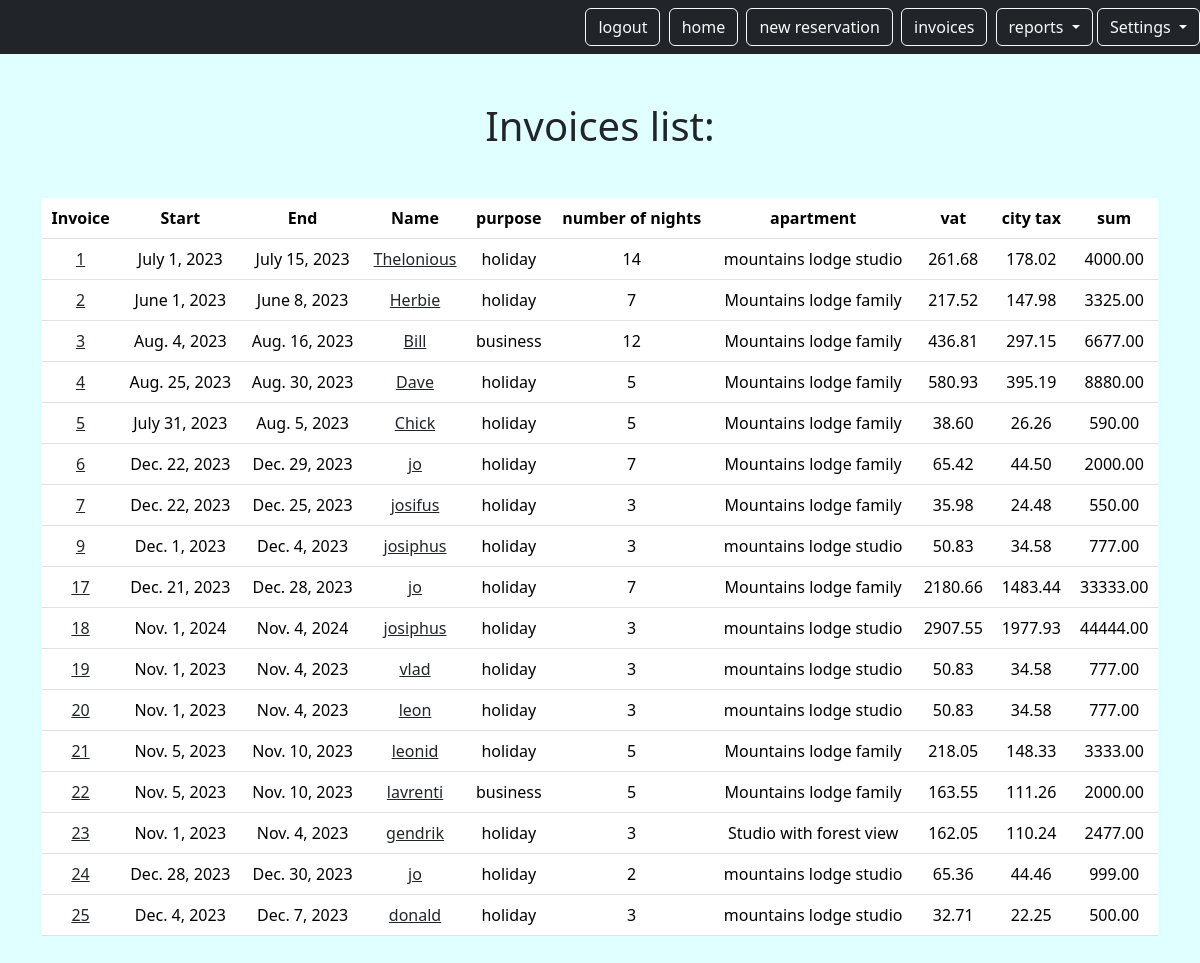
The app's page /mini/invoice (signed in), older data.
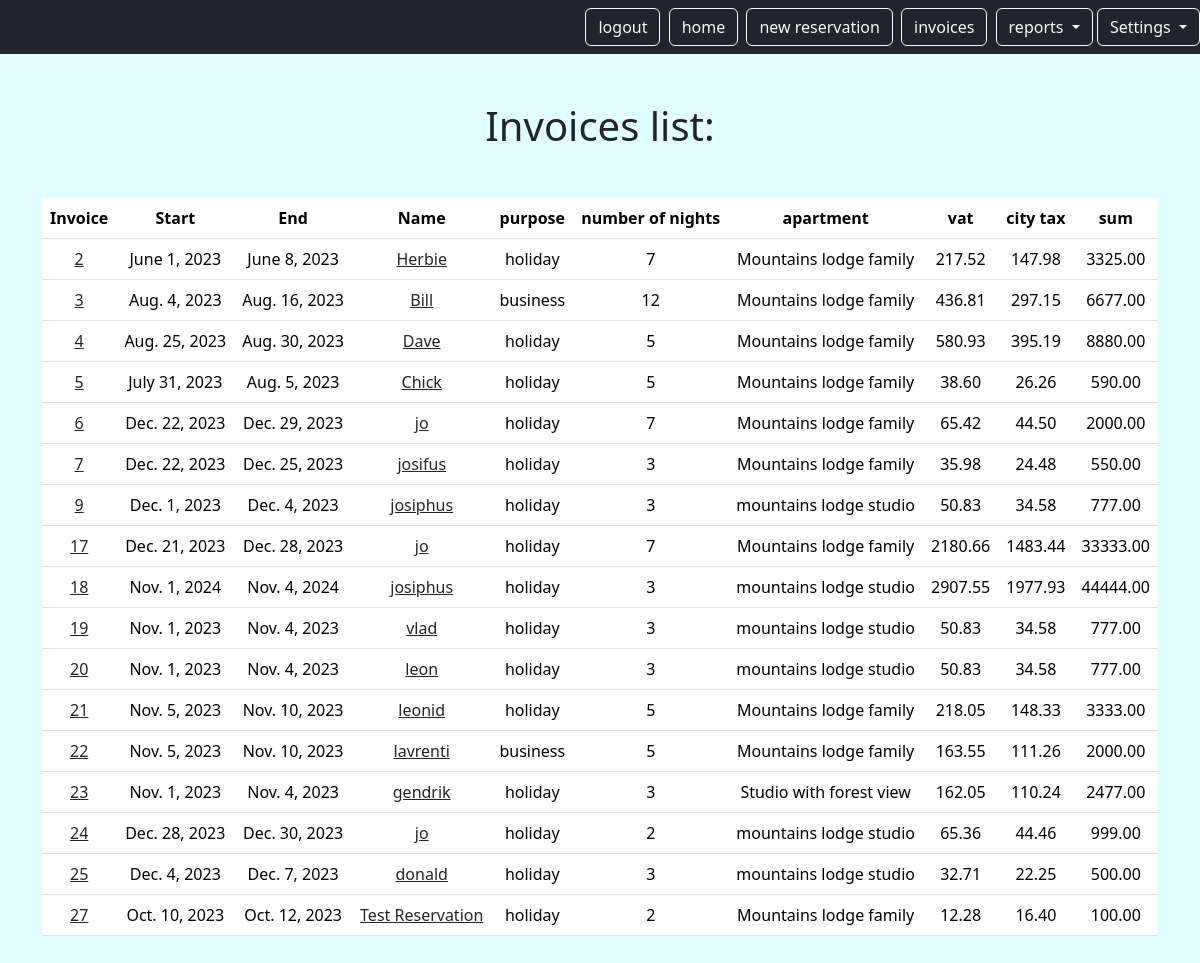
The same page, newer data.
### reservation/models.py (models this page shows, shortened)
class Invoice(models.Model):
    id = models.CharField(max_length=255, primary_key=True)
    name = models.CharField(max_length=255)
    invoice_netto = models.DecimalField(
        max_digits=10, decimal_places=2, blank=True, null=True
    )
    reservation = models.ForeignKey(
        Reservation, on_delete=models.CASCADE, related_name="invoices"
    )
    invoice_vat = models.DecimalField(
        max_digits=10, decimal_places=2, blank=True, null=True
    )
    invoice_citytax = models.DecimalField(
        max_digits=10, decimal_places=2, blank=True, null=True
    )
    invoice_number_of_nights = models.IntegerField(blank=True, null=True)

class Reservation(models.Model):
    PURPOSE_CHOICES = [
        ("holiday", "holiday"),
        ("business", "business"),
        ("no-show", "no-show"),
    ]
    id = models.AutoField(primary_key=True)
    start_date = models.DateField(null=True)
    end_date = models.DateField(null=True)
    name = models.CharField(max_length=255)
    lname = models.CharField(max_length=255, blank=True)
    company = models.CharField(max_length=255, blank=True, null=True)
    address = models.CharField(max_length=255, blank=True, null=True)
    email = models.EmailField(blank=True, null=True)
    number_of_guests = models.IntegerField(blank=True)
    nationality = models.CharField(max_length=255, blank=True, null=True)
    t_sum = models.DecimalField(max_digits=10, decimal_places=2)
    commission = models.DecimalField(max_digits=10, decimal_places=2)
    rech_num = models.CharField(max_length=255, blank=True)
    link = models.URLField(blank=True, null=True)
    purpose = models.CharField(max_length=255, choices=PURPOSE_CHOICES, blank=True)
    comment = models.TextField(blank=True, null=True)
    user = models.ForeignKey(
        CustomUser, on_delete=models.CASCADE, related_name="reservation"
    )
    platform = models.ForeignKey(
        Platform, on_delete=models.CASCADE, related_name="reservation"
    )
    apartment = models.ForeignKey(
        Apartment, on_delete=models.CASCADE, related_name="reservation"
    )

class Apartment(models.Model):
    user = models.ForeignKey(
        CustomUser,
        on_delete=models.CASCADE,
        related_name="apartment",
        null=True,
        blank=True,
    )
    id = models.AutoField(primary_key=True)
    name = models.CharField(max_length=255)
    address = models.CharField(max_length=255)
    date_contract = models.DateField()
    def __str__(self):
        return self.name

### reservation/views.py (the view)
# urls.py: path("invoice", views.InvoiceListView.as_view(), name="invoice.list"),
class InvoiceListView(LoginRequiredMixin, ListView):
    model = Invoice
    template_name = "invoice/inv_list.html"
    context_object_name = "invoices"
    login_url = LOGIN_URL
    def get_queryset(self):
        invoices = Invoice.objects.filter(reservation__user=self.request.user)
        return invoices

### reservation/templates/invoice/inv_list.html (shortened to what this page needs)
{% extends "base.html" %}
{% block content %}
    <h1 class="my-5">Invoices list:</h1>
        <table class="table">
        <thead>
            <tr>
               <th>Invoice</th>
                <th>Start</th>
                <th>End</th>
                <th>Name</th>
                <th>purpose</th>
                <th>number of nights</th>
                <th>apartment</th>
                <th>vat</th>
                <th>city tax</th>
                <th>sum</th>
              </tr>
            </thead>
            <tbody>
            {% for inv in invoices %}
            <tr>
                <td><a href="{% url 'invoice1.detail' pk=inv.id %}" class="text-dark text-decoration-non">{{ inv.id }}</a></td>
                <td>{{inv.reservation.start_date}}</td>
                <td>{{inv.reservation.end_date}}</td>
                <td><a href="{% url 'reservation.detail' pk=inv.id %}" class="text-dark text-decoration-non">{{ inv.name }}  {{ inv.lname }}</a></td>
                <td>{{inv.reservation.purpose}}</td>
                <td>{{inv.invoice_number_of_nights}}</td>
                <td>{{inv.reservation.apartment}}</td>
                <td>{{inv.invoice_vat}}</td>
                <td>{{inv.invoice_citytax}}</td>
                <td>{{inv.reservation.t_sum}}</td>
              </tr>
            {% endfor %}
        </tbody>
    </table>
    </div>
{% endblock %}

### static/templates/base.html (shortened to what this page needs)
{% load static %}
<!DOCTYPE html>
<html lang="en">
<head>
    <link href="https://cdn.jsdelivr.net/npm/bootstrap@5.3.2/dist/css/bootstrap.min.css" rel="stylesheet">
    <link rel="stylesheet" type="text/css" href="{% static 'css/style.css' %}"/>
</head>
<body>
    <nav class="navbar navbar-dark bg-dark">
        <div class="ms-auto">
            {% if user.is_authenticated %}
            <a href="{% url 'logout' %}" class="btn btn-outline-light me-1">logout</a>
            <a href="{% url 'reservation.list' %}" class="btn btn-outline-light me-1">home</a>
            <a href="{% url 'reservation.new' %}" class="btn btn-outline-light me-1">new reservation</a>
            <a href="{% url 'invoice.list' %}" class="btn btn-outline-light me-1">invoices</a>
            <div class="btn-group">
                <button class="btn btn-outline-light dropdown-toggle" type="button" id="dropdownMenuButton" data-bs-toggle="dropdown" aria-haspopup="true" aria-expanded="false">
                    reports
                </button>
            </div>
            <div class="btn-group">
                <button class="btn btn-outline-light dropdown-toggle" type="button" id="dropdownMenuButton" data-bs-toggle="dropdown" aria-haspopup="true" aria-expanded="false">
                    Settings
                </button>
            </div>
            {% else %}
            <a href="{% url 'login' %}" class="btn btn-outline-light me-1">login</a>
            <a href="{% url 'signup' %}" class="btn btn-outline-light me-1">signup</a>
            {% endif %}
        </div>
    </nav>
    <div class="my-5 text-center container">
    {% block content %}
    {% endblock%}
</body>
</html>

### static/templates/base.html (style rules this page uses)
body { background: lightcyan; }

Row changes from the older to the newer data that the page shows:
removed Invoice: id "1", reservation.start_date "July 1, 2023", reservation.end_date "July 15, 2023", name "Thelonious", reservation.purpose "holiday", invoice_number_of_nights "14", reservation.apartment "mountains lodge studio", invoice_vat "261.68", invoice_citytax "178.02", reservation.t_sum "4000.00"
added Invoice: id "27", reservation.start_date "Oct. 10, 2023", reservation.end_date "Oct. 12, 2023", name "Test Reservation", reservation.purpose "holiday", invoice_number_of_nights "2", reservation.apartment "Mountains lodge family", invoice_vat "12.28", invoice_citytax "16.40", reservation.t_sum "100.00"
